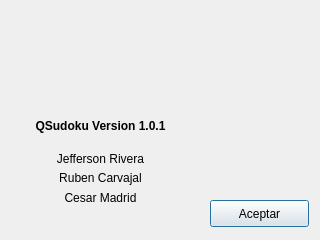
<?xml version="1.0" encoding="UTF-8"?>
<ui version="4.0">
 <class>about</class>
 <widget class="QDialog" name="about">
  <property name="geometry">
   <rect>
    <x>0</x>
    <y>0</y>
    <width>320</width>
    <height>240</height>
   </rect>
  </property>
  <property name="windowTitle">
   <string>Acerca de</string>
  </property>
  <widget class="QLabel" name="lbl_espol">
   <property name="geometry">
    <rect>
     <x>220</x>
     <y>100</y>
     <width>80</width>
     <height>80</height>
    </rect>
   </property>
   <property name="text">
    <string/>
   </property>
   <property name="pixmap">
    <pixmap resource="images.qrc">:/Recursos/espol.gif</pixmap>
   </property>
   <property name="scaledContents">
    <bool>true</bool>
   </property>
  </widget>
  <widget class="QLabel" name="lbl_logo">
   <property name="geometry">
    <rect>
     <x>10</x>
     <y>-10</y>
     <width>291</width>
     <height>111</height>
    </rect>
   </property>
   <property name="text">
    <string/>
   </property>
   <property name="pixmap">
    <pixmap resource="images.qrc">:/Recursos/icon640.png</pixmap>
   </property>
   <property name="scaledContents">
    <bool>true</bool>
   </property>
  </widget>
  <widget class="QLabel" name="label">
   <property name="geometry">
    <rect>
     <x>20</x>
     <y>110</y>
     <width>161</width>
     <height>31</height>
    </rect>
   </property>
   <property name="font">
    <font>
     <weight>75</weight>
     <bold>true</bold>
    </font>
   </property>
   <property name="text">
    <string>QSudoku Version 1.0.1</string>
   </property>
   <property name="alignment">
    <set>Qt::AlignCenter</set>
   </property>
  </widget>
  <widget class="QLabel" name="label_2">
   <property name="geometry">
    <rect>
     <x>40</x>
     <y>150</y>
     <width>121</width>
     <height>17</height>
    </rect>
   </property>
   <property name="text">
    <string>Jefferson Rivera</string>
   </property>
   <property name="alignment">
    <set>Qt::AlignCenter</set>
   </property>
  </widget>
  <widget class="QLabel" name="label_3">
   <property name="geometry">
    <rect>
     <x>40</x>
     <y>170</y>
     <width>121</width>
     <height>16</height>
    </rect>
   </property>
   <property name="text">
    <string>Ruben Carvajal</string>
   </property>
   <property name="alignment">
    <set>Qt::AlignCenter</set>
   </property>
  </widget>
  <widget class="QLabel" name="label_4">
   <property name="geometry">
    <rect>
     <x>40</x>
     <y>190</y>
     <width>121</width>
     <height>16</height>
    </rect>
   </property>
   <property name="text">
    <string>Cesar Madrid</string>
   </property>
   <property name="alignment">
    <set>Qt::AlignCenter</set>
   </property>
  </widget>
  <widget class="QPushButton" name="pushButton">
   <property name="geometry">
    <rect>
     <x>210</x>
     <y>200</y>
     <width>99</width>
     <height>27</height>
    </rect>
   </property>
   <property name="text">
    <string>Aceptar</string>
   </property>
  </widget>
 </widget>
 <resources>
  <include location="images.qrc"/>
 </resources>
 <connections/>
</ui>
